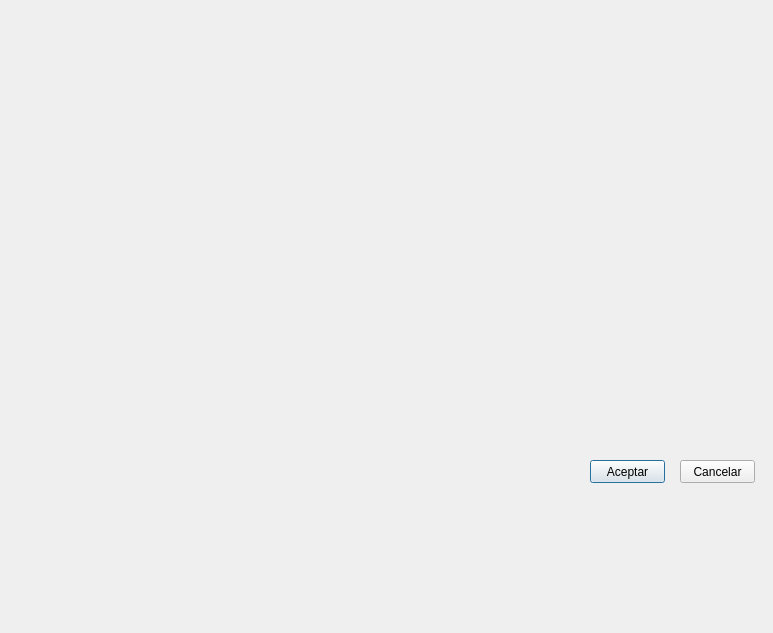
<?xml version="1.0" encoding="UTF-8"?>
<ui version="4.0">
 <class>dgMstBusqueda</class>
 <widget class="QDialog" name="dgMstBusqueda">
  <property name="windowModality">
   <enum>Qt::WindowModal</enum>
  </property>
  <property name="geometry">
   <rect>
    <x>0</x>
    <y>0</y>
    <width>773</width>
    <height>633</height>
   </rect>
  </property>
  <property name="acceptDrops">
   <bool>false</bool>
  </property>
  <property name="windowTitle">
   <string>Dialog</string>
  </property>
  <widget class="QWidget" name="verticalLayoutWidget">
   <property name="geometry">
    <rect>
     <x>10</x>
     <y>10</y>
     <width>751</width>
     <height>441</height>
    </rect>
   </property>
   <layout class="QVBoxLayout" name="vl">
    <item>
     <widget class="QDockWidget" name="dw">
      <property name="contextMenuPolicy">
       <enum>Qt::DefaultContextMenu</enum>
      </property>
      <property name="acceptDrops">
       <bool>false</bool>
      </property>
      <property name="toolTip">
       <string/>
      </property>
      <property name="accessibleName">
       <string/>
      </property>
      <property name="features">
       <set>QDockWidget::NoDockWidgetFeatures</set>
      </property>
      <widget class="QWidget" name="dockWidgetContents"/>
     </widget>
    </item>
   </layout>
  </widget>
  <widget class="QPushButton" name="pbAceptar">
   <property name="geometry">
    <rect>
     <x>590</x>
     <y>460</y>
     <width>75</width>
     <height>23</height>
    </rect>
   </property>
   <property name="text">
    <string>Aceptar</string>
   </property>
  </widget>
  <widget class="QPushButton" name="pbCancelar">
   <property name="geometry">
    <rect>
     <x>680</x>
     <y>460</y>
     <width>75</width>
     <height>23</height>
    </rect>
   </property>
   <property name="text">
    <string>Cancelar</string>
   </property>
  </widget>
 </widget>
 <resources/>
 <connections/>
 <slots>
  <slot>aceptar()</slot>
 </slots>
</ui>
